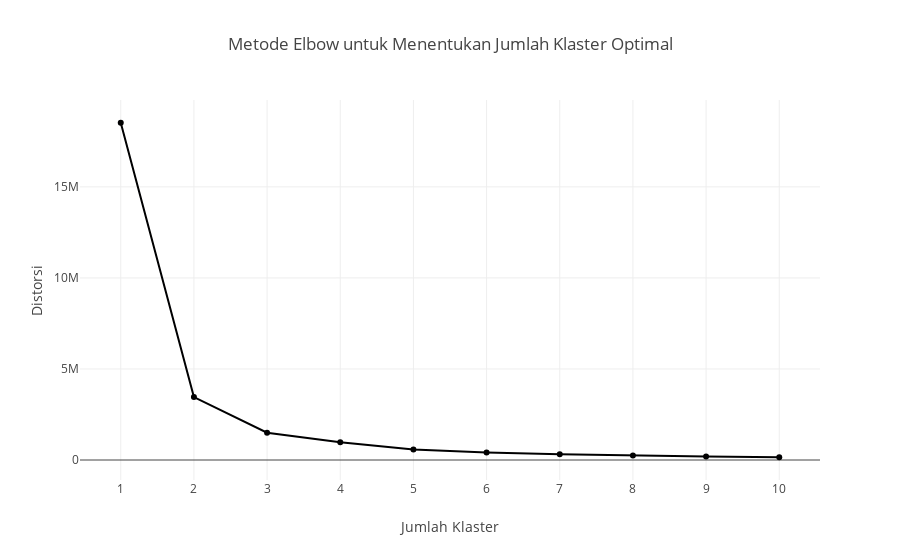

Source (notebook cell):
### Code cell
# Plotting using Plotly Express
fig = px.line(x=range(1, 11), y=distortions, markers=True, title='Metode Elbow untuk Menentukan Jumlah Klaster Optimal')
fig.update_layout(
    xaxis_title='Jumlah Klaster',
    yaxis_title='Distorsi',
    xaxis=dict(tickmode='linear')
)
fig.show()

### Figure 1 — Plotly figure (JSON) as saved in the notebook; plotly's stock layout.template omitted (floating-point values rounded to 4 significant figures)
{"data": [{"hovertemplate": "x=%{x}<br>y=%{y}<extra></extra>", "legendgroup": "", "line": {"color": "#000001", "dash": "solid"}, "marker": {"symbol": "circle"}, "mode": "lines+markers", "name": "", "orientation": "v", "showlegend": false, "type": "scatter", "x": [1, 2, 3, 4, 5, 6, 7, 8, 9, 10], "xaxis": "x", "y": [18520000.0, 3455000.0, 1497000.0, 972300.0, 573800.0, 412300.0, 315100.0, 243000.0, 192900.0, 151600.0], "yaxis": "y"}], "layout": {"legend": {"tracegroupgap": 0}, "title": {"text": "Metode Elbow untuk Menentukan Jumlah Klaster Optimal"}, "xaxis": {"anchor": "y", "domain": [0, 1], "tickmode": "linear", "title": {"text": "Jumlah Klaster"}}, "yaxis": {"anchor": "x", "domain": [0, 1], "title": {"text": "Distorsi"}}}}
